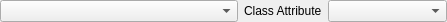
<?xml version="1.0" encoding="UTF-8"?>
<ui version="4.0">
 <class>Form</class>
 <widget class="QWidget" name="Form">
  <property name="geometry">
   <rect>
    <x>0</x>
    <y>0</y>
    <width>447</width>
    <height>22</height>
   </rect>
  </property>
  <property name="windowTitle">
   <string>Form</string>
  </property>
  <layout class="QHBoxLayout" name="horizontalLayout">
   <property name="leftMargin">
    <number>0</number>
   </property>
   <property name="topMargin">
    <number>0</number>
   </property>
   <property name="rightMargin">
    <number>0</number>
   </property>
   <property name="bottomMargin">
    <number>0</number>
   </property>
   <item>
    <widget class="UiLibrary" name="uiLibrary_">
     <property name="sizePolicy">
      <sizepolicy hsizetype="Preferred" vsizetype="Preferred">
       <horstretch>2</horstretch>
       <verstretch>0</verstretch>
      </sizepolicy>
     </property>
    </widget>
   </item>
   <item>
    <widget class="QLabel" name="label_12">
     <property name="sizePolicy">
      <sizepolicy hsizetype="Minimum" vsizetype="Preferred">
       <horstretch>0</horstretch>
       <verstretch>0</verstretch>
      </sizepolicy>
     </property>
     <property name="text">
      <string>Class Attribute</string>
     </property>
    </widget>
   </item>
   <item>
    <widget class="QComboBox" name="uiField_">
     <property name="sizePolicy">
      <sizepolicy hsizetype="Preferred" vsizetype="Preferred">
       <horstretch>1</horstretch>
       <verstretch>0</verstretch>
      </sizepolicy>
     </property>
    </widget>
   </item>
  </layout>
 </widget>
 <customwidgets>
  <customwidget>
   <class>UiLibrary</class>
   <extends>QComboBox</extends>
   <header>enmapboxapplications.widgets.core</header>
  </customwidget>
 </customwidgets>
 <resources/>
 <connections/>
</ui>
